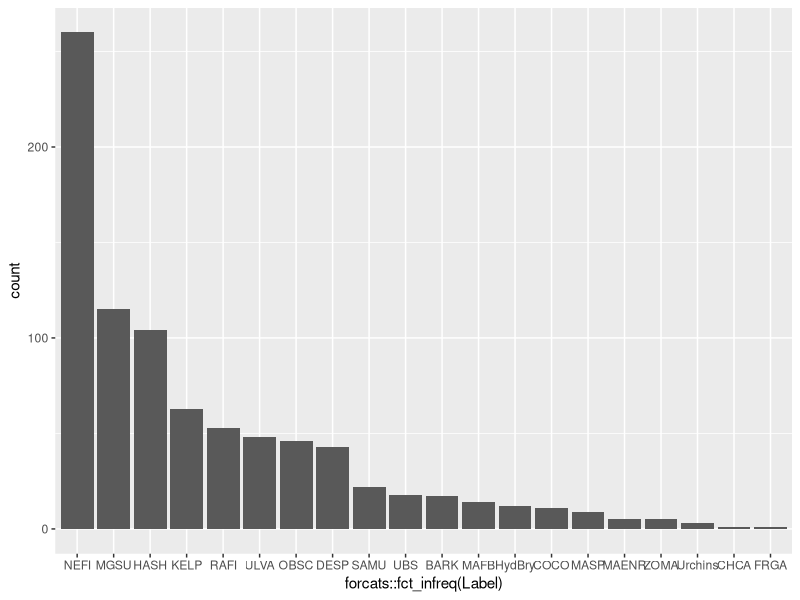
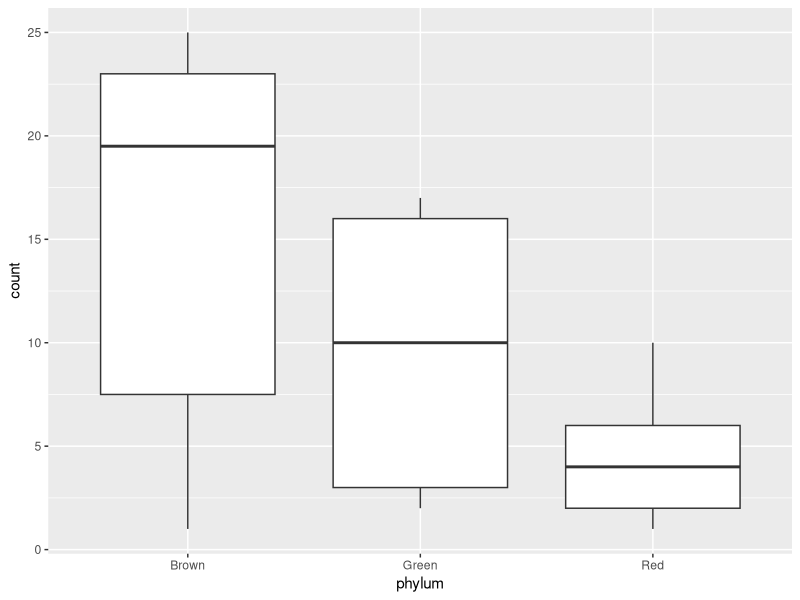
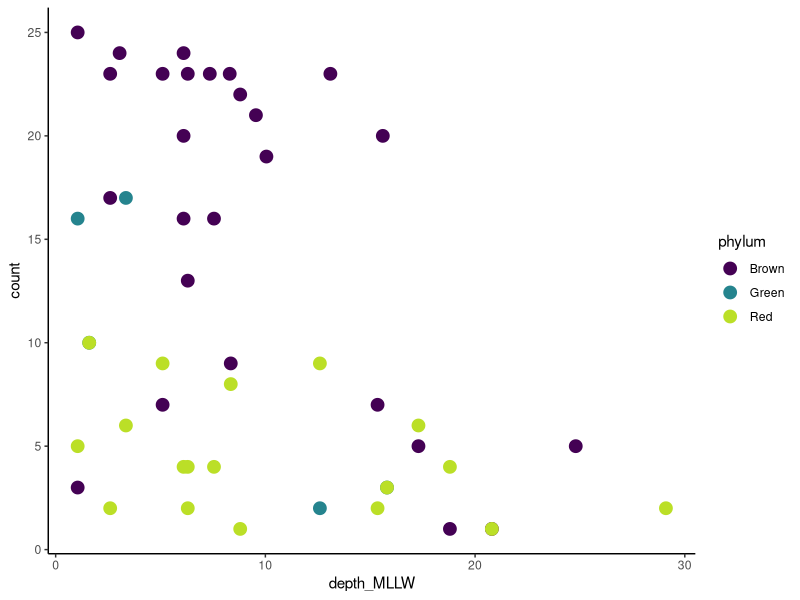
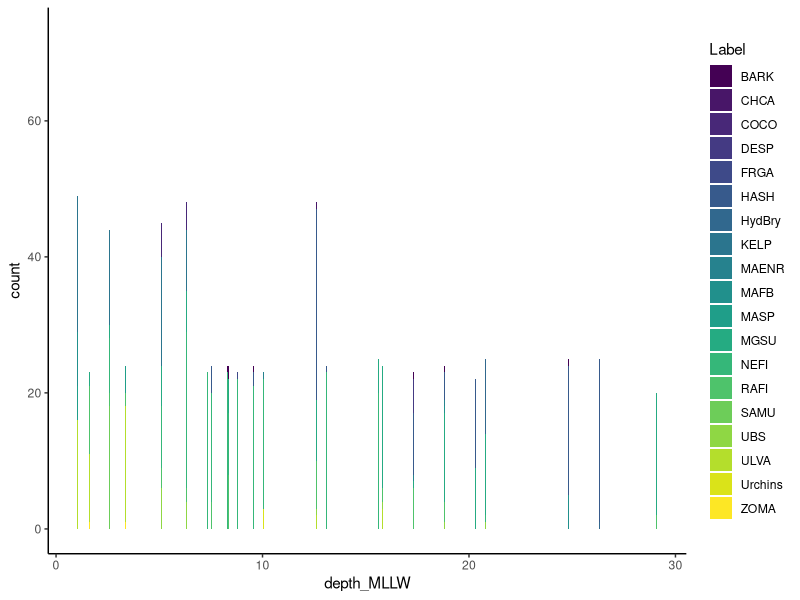
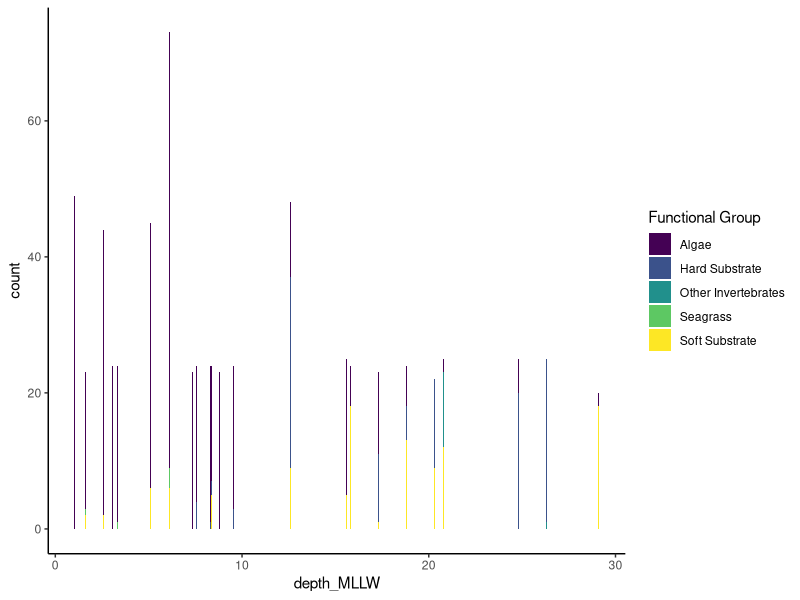

Here is the R script that generated these plots, in order:
#++++++++++++++++++++++++++++++++++++++++++++++++++++++++++++++++++++++++++++++++++
#                                                                                ##
# Neushul Algal Survey Redux - Extraction Data                                   ##
# Data are current as of 2021-07-05                                              ##
# Data source: M. Neushul, Studies of Subtidal Marine Vegetation in Western      ##  
#                   Washington, Ecology, Vol. 48, No. 1 (Jan., 1967), pp. 83-94  ##
# R code prepared by Ross Whippo                                                 ##
# Last updated 2021-07-07                                                        ##
#                                                                                ##
#++++++++++++++++++++++++++++++++++++++++++++++++++++++++++++++++++++++++++++++++++

# SUMMARY: Photo quadrat data analysis.


# Required Files (check that script is loading latest version):
# annotations.csv

# Associated Scripts:
# none

# TO DO 

# +++++++++++++++++++++++++++++++++++++++++++++++++++++++++++++++++++++++++++++++++
# TABLE OF CONTENTS                                                            ####
#                                                                                 +
# RECENT CHANGES TO SCRIPT                                                        +
# LOAD PACKAGES                                                                   +
# READ IN AND PREPARE DATA                                                        +
# MANIPULATE DATA                                                                 +
#                                                                                 +
#++++++++++++++++++++++++++++++++++++++++++++++++++++++++++++++++++++++++++++++++++

#++++++++++++++++++++++++++++++++++++++++++++++++++++++++++++++++++++++++++++++++++
# RECENT CHANGES TO SCRIPT                                                     ####
#++++++++++++++++++++++++++++++++++++++++++++++++++++++++++++++++++++++++++++++++++

# 2021-07-05 Script created
# 2021-07-07 downloaded most recent version of annotations to test scripts


#++++++++++++++++++++++++++++++++++++++++++++++++++++++++++++++++++++++++++++++++++
# LOAD PACKAGES                                                                ####
#++++++++++++++++++++++++++++++++++++++++++++++++++++++++++++++++++++++++++++++++++

library(tidyverse)
library(vegan)
library(viridis)

#++++++++++++++++++++++++++++++++++++++++++++++++++++++++++++++++++++++++++++++++++
# READ IN AND PREPARE DATA                                                     ####
#++++++++++++++++++++++++++++++++++++++++++++++++++++++++++++++++++++++++++++++++++

# annotations from CoralNet dropcam
annotations <- read_csv("data/collected/annotations.csv", 
                        col_types = cols(Date = col_character(), 
                                         `Date annotated` = col_character(), 
                                         Deployment = col_character(), Drop_time = col_character(), 
                                         Transect = col_character()))
# correct depths to MLLW
annotations <- annotations %>%
  group_by(Date) %>%
  mutate(depth_MLLW = case_when(Date == '2021-07-01' ~ Depth - 0.9,
                                Date == '2021-07-07' ~ Depth - 1.2))

# add red, green, brown labels
annotations <- annotations %>%
  mutate(phylum = case_when(Label == "KELP" ~ "Brown",
                            Label == "CALL" ~ "Red",
                            Label == "CHCA" ~ "Red",
                            Label == "COCO" ~ "Brown",
                            Label == "CORM" ~ "Red",
                            Label == "DESP" ~ "Brown",
                            Label == "FRGA" ~ "Red",
                            Label == "FUDI" ~ "Brown",
                            Label == "MAFB" ~ "Brown",
                            Label == "MASP" ~ "Red",
                            Label == "NEFI" ~ "Brown",
                            Label == "NELU" ~ "Brown",
                            Label == "RAFI" ~ "Red",
                            Label == "SAMU" ~ "Brown",
                            Label == "UBS" ~ "Red",
                            Label == "ULVA" ~ "Green"))


# labelset from CoralNet
labelset <- read_csv("data/collected/labelset.csv")
# fix incorrect functional group
labelset[2,3] <- "Algae"
# rename Short Code to match Label, and remove 'Name' conflict
labelset <- rename(labelset, Label = "Short Code")
labelset <- rename(labelset, Cat_Name = "Name")

# annotations without obscured category

anno_noobs <- annotations %>%
  filter(Label != "OBSC")

# sum phyla by photo
anno_noobs$count <- 1

#join function groups to labels
anno_noobs <- left_join(anno_noobs, labelset, by = "Label")

# ranked number of labels per photo
anno_ranks <- anno_noobs %>%
  group_by(Name, Transect, Label) %>%
  summarise(sum(count))

# short summed phyle per photo
anno_noobs_short <- anno_noobs %>%
  group_by(Name, Transect, depth_MLLW, phylum) %>%
  summarise(sum(count))
names(anno_noobs_short)[names(anno_noobs_short)=="sum(count)"] <- "count"


#++++++++++++++++++++++++++++++++++++++++++++++++++++++++++++++++++++++++++++++++++
# DATA ANALYSES                                                                ####
#++++++++++++++++++++++++++++++++++++++++++++++++++++++++++++++++++++++++++++++++++



#++++++++++++++++++++++++++++++++++++++++++++++++++++++++++++++++++++++++++++++++++
# FIGURES                                                                      ####
#++++++++++++++++++++++++++++++++++++++++++++++++++++++++++++++++++++++++++++++++++

# FIGURE A - total number of each category observed across all photos
ggplot(annotations, aes(x = forcats::fct_infreq(Label))) +
  geom_bar()

# FIGURE B - mean amount of red, brown, and greens detected
ggplot(filter(anno_noobs_short, phylum != "NA"), aes(x = phylum, y = count)) +
  geom_boxplot()

# Figure C - photo phylum composition by depth
ggplot(filter(anno_noobs_short, phylum != "NA"), aes(x = depth_MLLW, y = count, color = phylum)) +
  geom_point(size = 4) +
  scale_color_viridis(discrete = TRUE, option = "D", begin = 0, end = 0.9) +
  theme_classic()

# Figure D - label by depth
ggplot(anno_noobs, aes(x = depth_MLLW, y = count, fill = Label)) +
  geom_col() +
  scale_fill_viridis(discrete = TRUE) +
  theme_classic()

# FIGURE E - function cover by depth
ggplot(anno_noobs, aes(x = depth_MLLW, y = count, fill =  `Functional Group`)) +
  geom_col() +
  scale_fill_viridis(option = "D", discrete = TRUE) +
  theme_classic()

# FIGURE F - 

####
#<<<<<<<<<<<<<<<<<<<<<<<<<<END OF SCRIPT>>>>>>>>>>>>>>>>>>>>>>>>#

# SCRATCH PAD ####

